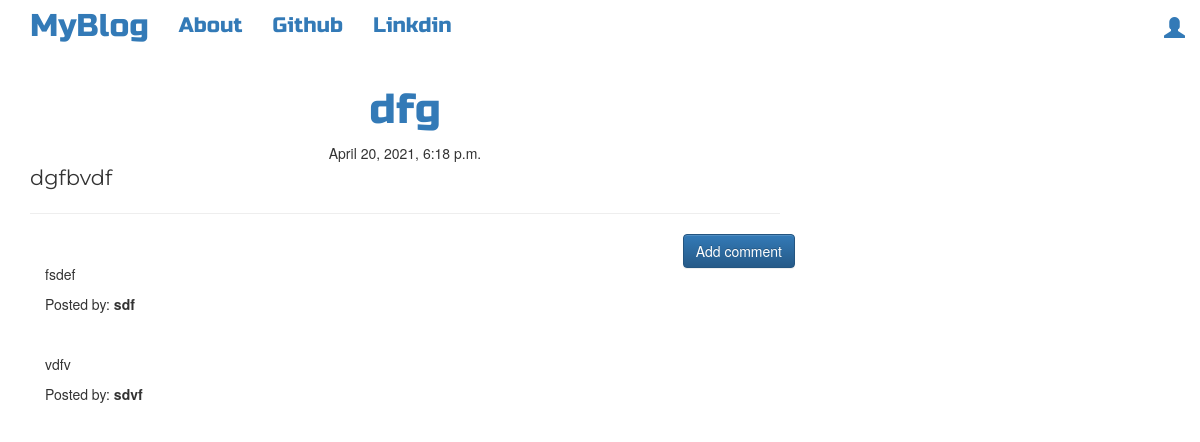
Screenshot of /post/3/ with the database file from the repository.
### blog/models.py (models this page shows, shortened)
class Post(models.Model):
    author = models.ForeignKey('auth.User',on_delete=models.CASCADE)
    title = models.CharField(max_length=200)
    text  = models.TextField()
    Create_date =models.DateTimeField(default=timezone.now())
    published_date =models.DateTimeField(blank=True,null=True)

class Comments(models.Model):
    post = models.ForeignKey('blog.Post',related_name='comments',on_delete=models.CASCADE)
    author  = models.CharField(max_length=100)
    text = models.TextField()
    Create_date = models.DateTimeField(default=timezone.now)
    approved_comment = models.BooleanField(default=False)

### blog/views.py (the view)
# urls.py: path('post/<int:pk>/',views.PostDetailView.as_view(),name='post_detail'),
class PostDetailView(DetailView):
    model = Post

### blog/templates/blog/post_detail.html (shortened to what this page needs)
{% extends 'blog/base.html' %}
{% block content %}
        <h1 class="posttitle" ><a href=".">{{post.title}}</a> </h1>
        {% if post.published_date %}
            <div class="date postdate">
                {{ post.published_date }}
            </div>
        {% else %}
            <a class="btn btn-default" href="{% url 'post_publish' pk=post.pk %}">Publish</a>
        {% endif %}
      <p class='postcontent' >{{ post.text|safe|linebreaksbr }}</p>
  <hr>
  <a class="btn btn-primary btn-comment" href="{% url 'add_comment_to_post' pk=post.pk %}">Add comment</a>
  <div class="container">
  {% for comment in post.comments.all %}
  <br>
      {% if user.is_authenticated or comment.approved_comment %}
          <p>{{ comment.text|safe|linebreaks }}</p>
          <p>Posted by: <strong>{{ comment.author }}</strong></p>
      {% endif %}
  {% empty %}
      <p>No comments posted.</p>
  {% endfor %}
</div>
{% endblock %}

### blog/static/css/blog.css (style rules this page uses)
.postdate { text-align: center; }
.posttitle { font-family: 'Russo One', sans-serif; font-size: 3em; text-align: center; }
.postcontent { font-family: 'Montserrat'; font-size: 1.5em; }
.btn-comment { position: absolute; right: 0px; }

### rows the page displays
Post: title "dfg", published_date "April 20, 2021, 6:18 p.m.", text "dgfbvdf"
Comments: text "fsdef", author "sdf"
Comments: text "vdfv", author "sdvf"
